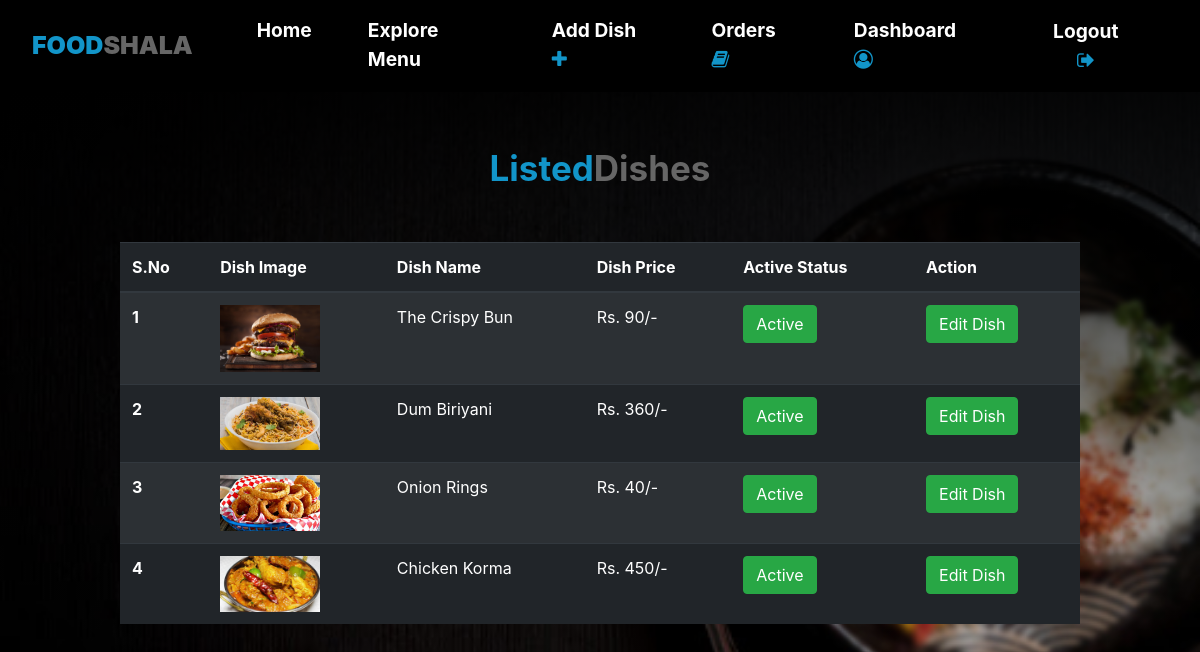
Page /restaurant/dishes.php (signed in) on the committed database.
### tables this page shows
CREATE TABLE `dishes` (
  `id` int(255) NOT NULL,
  `dish_id` varchar(255) NOT NULL,
  `restro_id` varchar(255) NOT NULL,
  `d_name` varchar(50) NOT NULL,
  `d_description` varchar(500) NOT NULL,
  `d_type` varchar(4) NOT NULL,
  `d_price` int(5) NOT NULL,
  `d_img` varchar(50) NOT NULL,
  `d_active` int(1) NOT NULL DEFAULT 1
);

### server/controller.php (called while the page is built, shortened)
<?php
if(isset($_SESSION['u_id'])){
	$role = $_SESSION['role'];
}
else { $role = ""; }
?>

### restaurant/dishes.php (the view, shortened to what this page needs)
<?php
include("../server/controller.php");
?>
<!DOCTYPE html>
<html>
<head>
	<?php include("../includes/header.php"); ?>
</head>
<body>
<?php include("../includes/nav.php"); ?>
<div class="table-responsive" style="width: 80%; margin: 0 auto; margin-top: 50px;">
	<center><b><span style="color: #1295c9; font-size: 35px;">Listed<span style="color: #666666;">Dishes</span></span></b></center>
	<br><br>
<table class="table table-dark table-striped">
  <thead>
    <tr>
      <th scope="col">S.No</th>
      <th scope="col">Dish Image</th>
      <th scope="col">Dish Name</th>
      <th scope="col">Dish Price</th>
      <th scope="col">Active Status</th>
      <th scope="col">Action</th>
    </tr>
  </thead>
  <tbody>
<?php
$restro_id = $_SESSION['u_id'];
$sql = "SELECT * FROM dishes WHERE restro_id='$restro_id'";
$result = mysqli_query($conn, $sql);
$x=1;
while($row = mysqli_fetch_assoc($result)) {
		$dish_id = $row['dish_id'];
		$sql1 = "SELECT * FROM dishes WHERE dish_id='$dish_id'";
		$result1 = mysqli_query($conn, $sql1);
		$row1 = mysqli_fetch_assoc($result1);
		$dish_name = $row1['d_name'];
		$dish_price = $row1['d_price'];
		$dish_img = $row1['d_img'];
		$d_active = $row['d_active'];
		if($d_active=="1"){$btn="btn-success";$btn_txt="Active";}else{$btn="btn-danger";$btn_txt="Inactive";}
		echo "
			    <tr>
			      <th scope='row'>$x</th>
			      <td><img src='../restaurant/dish_img/$dish_img' width='100px'></td>
			      <td>$dish_name</td>
			      <td>Rs. $dish_price/-</td>
			      <td>
			      <form action='' method='post'>
			      	<input type='hidden' name='d_active' value='$d_active'>
			      	<input type='hidden' name='dish_id' value='$dish_id'>
			      	<button name='set_active' type='submit' class='btn $btn'>$btn_txt</button>
			      </form>
			      </td>
			      <td>
			      	<a href='http://localhost/intern_restro/restaurant/edit.php?dish_id=$dish_id'><button class='btn btn-success'>Edit Dish</button></a>
			      </td>
			    </tr>
		";
		$x++;
}
?>
  </tbody>
</table>
</div>
</body>
</html>

### includes/header.php (shortened to what this page needs)
<link rel="stylesheet" href="https://maxcdn.bootstrapcdn.com/bootstrap/4.0.0/css/bootstrap.min.css">
<link href="https://stackpath.bootstrapcdn.com/font-awesome/4.7.0/css/font-awesome.min.css" rel="stylesheet">
<link rel="stylesheet" type="text/css" href="http://localhost/intern_restro/includes/css/style.css">
<link rel="stylesheet" type="text/css" href="http://localhost/intern_restro/includes/css/login_style.css">

### includes/nav.php (shortened to what this page needs)
  <nav class="navbar navbar-expand-sm navbar-light bg-faded navbar-fixed" >
    <a class="nav-link" href="http://localhost/intern_restro/index.php" ><b><span style="color: #1295c9; font-size: 25px;">FOOD<span style="color: #666666;">SHALA</span></span></b></a>
    <div class="collapse navbar-collapse justify-content-end" id="nav-content">
        <ul class="navbar-nav">
          <li class="nav-item">
            <a class="nav-link" href="http://localhost/intern_restro/index.php" >Home</a>
          </li>
          <li class="nav-item">
              <a class="nav-link" href="http://localhost/intern_restro/menu.php">Explore Menu</a>
          </li>
<?php
if($role=="cust"){
  echo "
          <li class='nav-item'>
            <a class='nav-link' href='http://localhost/intern_restro/customer/order.php'> Orders <i class='fa fa-book' aria-hidden='true'></i></a>
          </li>
          <li class='nav-item'>
            <a class='nav-link'><form method='post' action=''> <button name='logout' style='border:none;background:none;color:white;'><b>Logout</b> <i class='fa fa-sign-out' aria-hidden='true'></i></button> </form></a>
          </li>
  ";
}
else if($role=="restro")
{
echo "
          <li class='nav-item'>
            <a class='nav-link' href='http://localhost/intern_restro/restaurant/add.php'> Add Dish <i class='fa fa-plus' aria-hidden='true'></i></a>
          </li>
          <li class='nav-item'>
            <a class='nav-link' href='http://localhost/intern_restro/restaurant/orders.php'> Orders <i class='fa fa-book' aria-hidden='true'></i></a>
          </li>
          <li class='nav-item'>
            <a class='nav-link' href='http://localhost/intern_restro/restaurant/dashboard.php'> Dashboard <i class='fa fa-user-circle-o' aria-hidden='true'></i></a>
          </li>
          <li class='nav-item'>
            <a class='nav-link'><form method='post' action=''> <button name='logout' style='border:none;background:none;color:white;'><b>Logout</b> <i class='fa fa-sign-out' aria-hidden='true'></i></button> </form></a>
          </li>
";
}
?>
        </ul>
      </div>
  </nav>

### includes/css/style.css (style rules this page uses)
body { background-image: linear-gradient(to bottom, rgb(0, 0, 0, 1),rgba(0, 0, 0, 0)) , url(../../assets/images/14.jpg); background-repeat: no-repeat; background-attachment: fixed; background-size: cover; height: 100vh; width: 100%; overflow-x: hidden; }
.navbar { background-color: black; border-radius: 0px; border: none; color: white; }
.navbar-brand,.nav-link,.navbar-toggler { color: white !important; font-size: 1.2em; }
.nav-link { margin-right: 40px; font-weight: bold; }
.fa { color: #1295c9 !important; }

### includes/css/login_style.css (style rules this page uses)
.fa { color: #f5921d; }

### rows in the picture
dishes: d_img (picture), d_name "The Crispy Bun", d_price "90", d_active "Active"
dishes: d_img (picture), d_name "Dum Biriyani", d_price "360", d_active "Active"
dishes: d_img (picture), d_name "Onion Rings", d_price "40", d_active "Active"
dishes: d_img (picture), d_name "Chicken Korma", d_price "450", d_active "Active"
